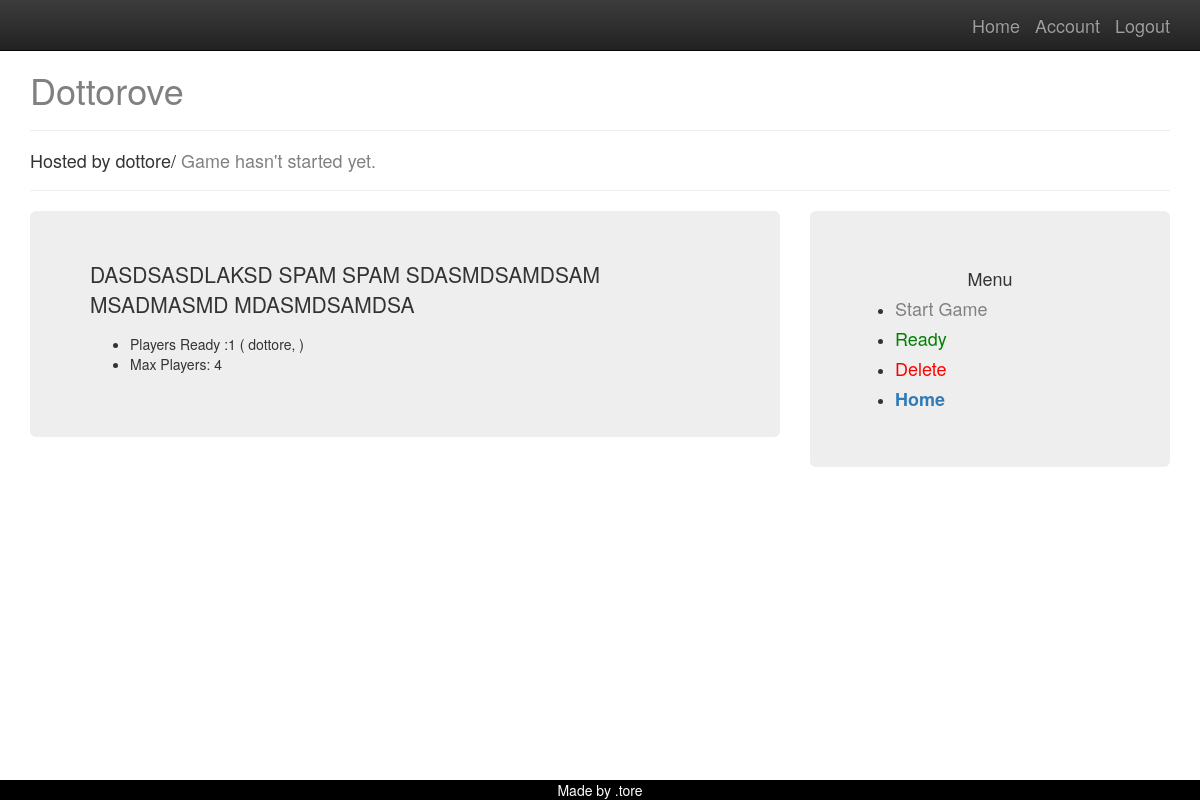
The page /game/2/ (signed in) on the database as committed earlier.
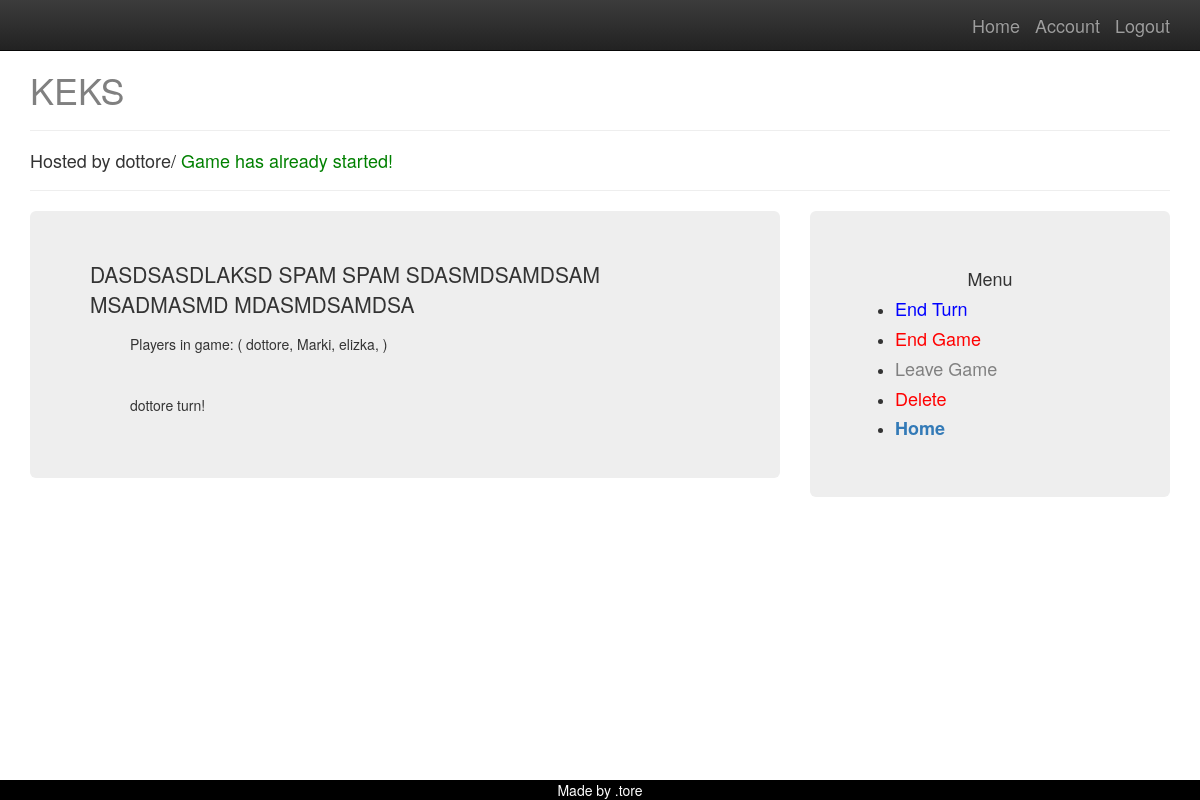
The same page on the database as committed later.
### game/models.py (models this page shows, shortened)
class Game(models.Model):
    name = models.CharField(max_length=150)
    host = models.CharField(max_length=10)
    is_played = models.BooleanField(default = False)
    max_players = models.IntegerField(default=4)
    who_is_ready = models.ManyToManyField(Player, related_name="guys_ready", blank=True)
    who_is_playing = models.ManyToManyField(Player, related_name="guys_playing", blank=True)
    turn = models.IntegerField(default=1)
    turn_of_player = models.ForeignKey(Player, on_delete=models.CASCADE, related_name='czyja_tura', blank=True, null=True)
    @property
    def how_many_players_ready(self):
        return self.who_is_ready.count()
    @property
    def players_ready(self):
        return list(self.who_is_ready.all())
    @property
    def players_playing(self):
        return list(self.who_is_playing.all())

### player/models.py (models this page shows)
class Player(models.Model):
    name = models.ForeignKey(User,on_delete=models.CASCADE,related_name='player_name')
    parent= models.CharField(max_length = 10)
    nick = models.CharField(max_length=10 )
    in_game= models.BooleanField(default = False)
    description = models.TextField(max_length = 300, null = True)
    def __str__(self):
        return self.nick

### game/views.py (the view)
# urls.py: path('<int:id>/', detail, name = 'detail'),
def detail(request, id):
    game = Game.objects.get(pk=id)
    player = Player.objects.get(parent=request.user.username)
    args = {'game': game, 'players_ready': game.players_ready, 'players_playing':game.players_playing,
            'player_in_game':player in game.players_playing}
    return render(request, 'game/detail.html', args)

### templates/game/detail.html (shortened to what this page needs)
{% extends 'base.html' %}
{% block content %}
<h1><span style ="color:grey">{{game.name}}</span></h1>
<hr>
<h4>Hosted by {{game.host}}/
 {% if game.is_played %}
    <span style= "color:green">Game has already started!</span>
    {% else %}
    <span style= "color:gray">Game hasn't started yet.</span>
    {% endif %}
</h4>
<hr>
<div class = 'row'>
    <div class = 'col-sm-8'>
    <div class = 'jumbotron'>
    <p>
        DASDSASDLAKSD SPAM SPAM SDASMDSAMDSAM  MSADMASMD MDASMDSAMDSA
        <ul>
            {% if game.is_played %}
                Players in game: (
                {% for player in players_playing %}
                {{player}},
                {% endfor %}
        )<hr>
             {{game.turn_of_player}} turn!
            {% else %}
            <li>Players Ready :{{game.how_many_players_ready}} ({% for player in players_ready %}
                {{player}},
                {% endfor %}
            )
        </li>
        <li>Max Players: {{game.max_players}}</li>
        {% endif %}
    </ul>
    </p>
    </div>
    </div>
<div class = "col-sm-4">
    <div class = 'jumbotron'>
        <div class = 'row'><h4 style="text-align:center">Menu</h4>
        <ul>
            {% if player_in_game %}
            <li><h4><a href ="{% url 'game_end_turn' game.id%}"><span style ="color:blue; text-align:center;">End Turn</span></a></h4></li>
            <li><h4><a href ="{% url 'game_end' game.id%}"><span style ="color:red; text-align:center;">End Game</span></a></h4></li>
            <li><h4><a href ="{% url 'game_leave' game.id%}"><span style ="color:gray; text-align:center;">Leave Game</span></a></h4></li>
            {% elif  game.is_played %}
            <strong>Spectator Mode</strong>
                {% else %}
                <li><h4><a href ="{% url 'game_start' game.id%}"><span style ="color:gray; text-align:center;">Start Game</span></a></h4></li>
                <li><h4><a href ="{% url 'player_ready' game.id%}"><span style ="color:green; text-align:center;">Ready</span></a></h4></li>
                {% endif %}
            {% if user.username == game.host %}
            <li><h4><a href ="{% url 'delete_gam' game.id%}"><span style ="color:red; text-align:center;">Delete</span></a></h4></li>
            {% endif %}
            <li><h4><a href ="{% url 'home' 'pusty'%}"><strong>Home</strong></a></h4></li>
        </ul>
    </div>
        </div>
</div>
{% endblock %}

Rows that differ between the two databases and show on the page:
changed Game "dottore": name "Dottorove" → "KEKS"; is_played False → True (drawn); turn_of_player (not shown) → "dottore"; how_many_players_ready "1" → (not shown); max_players "4" → (not shown)
shown differently, row unchanged: Player "dottore": moves from the list under "Hosted by dottore/ Game hasn't started yet." to the list under "Hosted by dottore/ Game has already started!"
now on this page (row unchanged): Player: nick "Marki", shown under "Hosted by dottore/ Game has already started!"
now on this page (row unchanged): Player: nick "elizka", shown under "Hosted by dottore/ Game has already started!"
Other text that changed with them:
text no longer shown: "Game hasn't started yet. Players Ready : ( Max Players: Start Game Ready"
text now shown: "Game has already started! Players in game: ( turn! End Turn End Game Leave Game"
